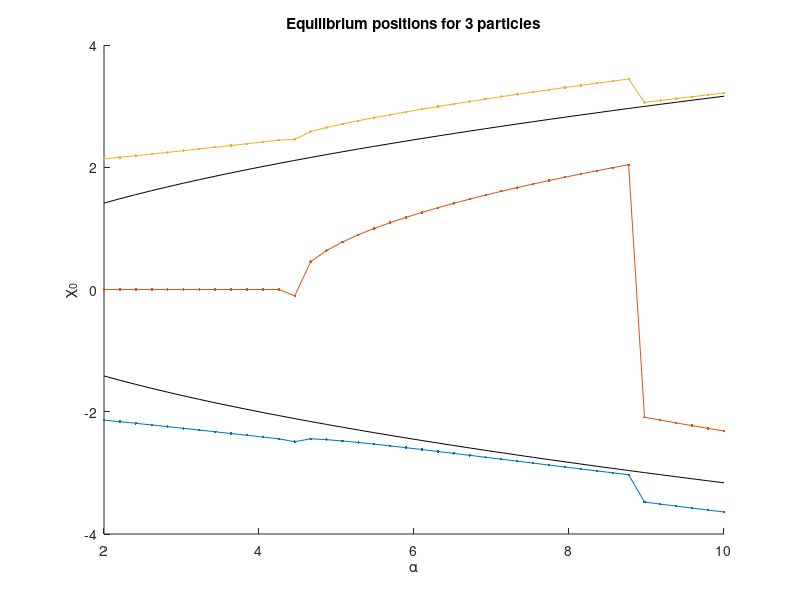

Here is the MATLAB script that generated this plot: (Note: this script raises an error after producing the figure.)
clc
clear all

disp('3 particle tunneling splitting calculation.')
tic
%% 3 particle Equilibrium positions

Nx      = 40;
alpha   = linspace(2, 10, Nx);
eta     = 20;
Eq_Pos  = [];
Beta    = 0.001;

Eq_pos_3 = [];

for i = 1:Nx
    a = alpha(i);
    Potential = @(x) 0.25 * (x(1)^2 - a)^2 + 0.25 * (x(2)^2 - a)^2 + 0.25 * (x(3)^2 - a)^2 + eta/abs(x(1) - x(2)) + eta/abs(x(1) - x(3)) + eta/abs(x(2) - x(3));
    % options = optimset('Display','iter','PlotFcns',@optimplotfval, 'TolFun', 1e-8, 'TolX', 1e-8);
   options = optimset('TolFun', 1e-12, 'TolX', 1e-12, 'MaxFunEvals', 10^6, 'MaxIter', 10^6);
    x_start = [-sqrt(a)-1 -sqrt(a)+1 sqrt(a)];
    [x0, fval0] = fminsearch(Potential, x_start, options);
    Eq_pos_3(i, :) = x0;
    FuncVal(i) = fval0;
end

disp('Done with 3 particles')

figure(1)
clf(figure(1))
hold on
title('Equilibrium positions for 3 particles')
xlabel('\alpha')
ylabel('\chi_0')
plot(alpha, Eq_pos_3(:, 1), '.-', 'DisplayName', '1st particle')
plot(alpha, Eq_pos_3(:, 2), '.-', 'DisplayName', '2nd particle')
plot(alpha, Eq_pos_3(:, 3), '.-', 'DisplayName', '3rd particle')
plot(alpha, sqrt(alpha), 'k')
plot(alpha, -sqrt(alpha), 'k')
yline(0)
legend
hold off


figure(2)
clf(figure(2))
hold on
title('Value of the minima of the function')
xlabel('\alpha')
ylabel('Fvals')
plot(alpha, FuncVal,                  'DisplayName', 'Function value')
% plot(alpha, (Eq_pos - sqrt(alpha)))
set(gca, 'Yscale', 'log')
yline(min(FuncVal))
hold off

%%

XMin    = -10;
XMax    = 10;


x = linspace(XMin, XMax, Nx);
dx = x(2) - x(1);

K = -1/(2 * dx^2);

for i = 1:Nx
    if i == 1
        KineticMtx(i, i)        = -2 * K;
    else
        KineticMtx(i - 1, i)    = 1 * K;
        KineticMtx(i, i - 1)    = 1 * K;
    end


end
KineticMtx = sparse(KineticMtx);

K1      = kron(kron(KineticMtx, speye(Nx)), speye(Nx));
K2      = kron(speye(Nx), kron(KineticMtx, speye(Nx)));
K3      = kron(speye(Nx), kron(speye(Nx), KineticMtx));
KineticMtx = K1 + K2 + K3;

for i = 1:length(alpha)
    PotentialMtx = sparse(zeros(Nx));
    
    U = 0.25 * (x.^2 - alpha(i)).^2;
    PotentialMtx = sparse(diag(U));
    
    U1 = kron(kron(PotentialMtx, speye(Nx)), speye(Nx));
    U2 = kron(speye(Nx), kron(PotentialMtx, speye(Nx)));
    U3 = kron(kron(speye(Nx), speye(Nx)), PotentialMtx);
    PotentialMtx = U1 + U2 + U3;
    
    Hamiltonian = KineticMtx + PotentialMtx;
    
    X_matrix    = sparse(diag(x));
    X1          = kron(X_matrix, kron(speye(Nx), speye(Nx)));
    X2          = kron(speye(Nx), kron(X_matrix, speye(Nx)));
    X3          = kron(kron(speye(Nx), speye(Nx)), X_matrix);
    
    X12 = diag(X1) - diag(X2);
    X13 = diag(X1) - diag(X3);
    X23 = diag(X2) - diag(X3);

    InteractionMtx = eta ./ sqrt(X12.^2 + Beta^2) + eta ./ sqrt(X13.^2 + Beta^2) + eta ./ sqrt(X23.^2 + Beta^2);
    InteractionMtx = sparse(1:Nx^3, 1:Nx^3, InteractionMtx);
    
    Hamiltonian = Hamiltonian + InteractionMtx;
    
    Hamiltonian = (Hamiltonian + Hamiltonian') * 0.5;
    
    Temp_Proj = zeros(Nx^3, 3);
    
    k = 1;
    for j = 1:Nx^3
        if (X12(j) < -eps) && (X23(j) < -eps)
            Temp_Proj(k, :) = [k, j, 1];
            k = k + 1;
        end
    end

    Temp_Proj = Temp_Proj(1:(k-1), :);
    Projector = sparse(Temp_Proj(:, 1), Temp_Proj(:, 2), Temp_Proj(:, 3), k - 1, Nx^3);

    Hamiltonian = Projector * Hamiltonian * Projector';

    [Psi, E]    = eigs(Hamiltonian, 2, 'sa');
    Spectrum    = diag(E);
    dE(i)       = Spectrum(2) - Spectrum(1);
end
%%
toc
figure(3)
%clf(figure(3))
hold on
plot(alpha, dE)
hold off





